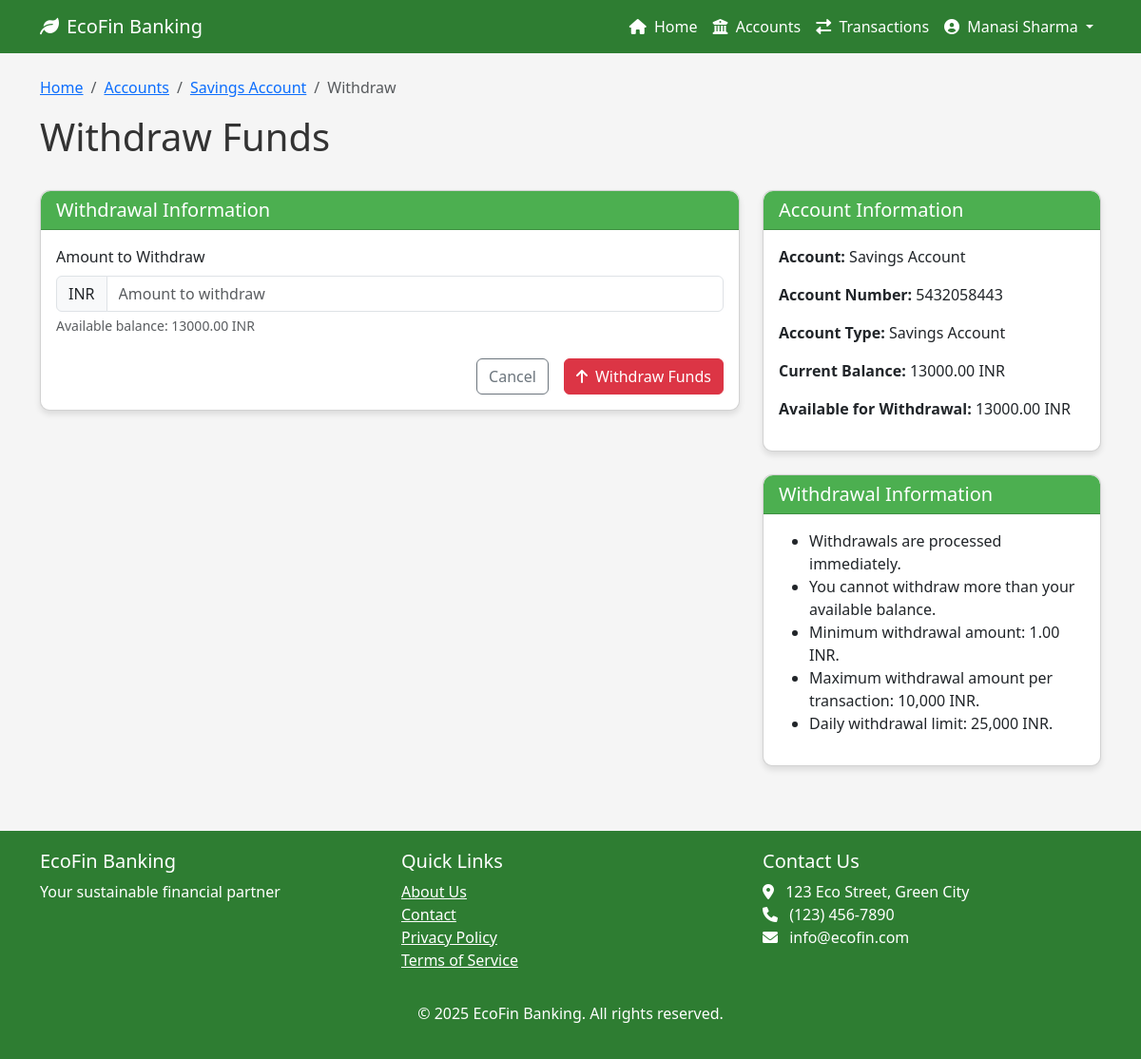
The page /banking/accounts/5432058443/withdraw/ (signed in) on the database its author committed.
### accounts/models.py (models this page shows, shortened)
class User(AbstractUser):
    username = None
    email = models.EmailField(_('email address'), unique=True)
    first_name = models.CharField(_('first name'), max_length=30)
    last_name = models.CharField(_('last name'), max_length=30)
    date_joined = models.DateTimeField(_('date joined'), auto_now_add=True)
    is_active = models.BooleanField(_('active'), default=True)
    phone_number = models.CharField(max_length=15, blank=True, null=True)
    profile_picture = models.ImageField(upload_to='profile_pictures/', blank=True, null=True)
    date_of_birth = models.DateField(blank=True, null=True)
    address = models.TextField(blank=True, null=True)
    USERNAME_FIELD = 'email'
    REQUIRED_FIELDS = ['first_name', 'last_name']
    objects = UserManager()
    def get_full_name(self):
        return f"{self.first_name} {self.last_name}"

### banking/models.py (models this page shows, shortened)
class Account(models.Model):
    CURRENCY_CHOICES = [
        ('USD', 'US Dollar'),
        ('EUR', 'Euro'),
        ('GBP', 'British Pound'),
        ('JPY', 'Japanese Yen'),
        ('CAD', 'Canadian Dollar'),
        ('AUD', 'Australian Dollar'),
        ('INR', 'Indian Rupee'),
    ]
    STATUS_CHOICES = [
        ('active', 'Active'),
        ('inactive', 'Inactive'),
        ('frozen', 'Frozen'),
        ('closed', 'Closed'),
    ]
    account_number = models.CharField(max_length=20, unique=True)
    user = models.ForeignKey(settings.AUTH_USER_MODEL, on_delete=models.CASCADE, related_name='accounts')
    account_type = models.ForeignKey(AccountType, on_delete=models.CASCADE)
    balance = models.DecimalField(max_digits=12, decimal_places=2, default=0.00)
    currency = models.CharField(max_length=3, choices=CURRENCY_CHOICES, default='USD')
    status = models.CharField(max_length=10, choices=STATUS_CHOICES, default='active')
    created_at = models.DateTimeField(auto_now_add=True)
    updated_at = models.DateTimeField(auto_now=True)
    nickname = models.CharField(max_length=100, blank=True, null=True)

class AccountType(models.Model):
    name = models.CharField(max_length=50)
    description = models.TextField()
    interest_rate = models.DecimalField(max_digits=5, decimal_places=2, default=0.00)
    minimum_balance = models.DecimalField(max_digits=10, decimal_places=2, default=0.00)
    maintenance_fee = models.DecimalField(max_digits=10, decimal_places=2, default=0.00)

### banking/views.py (the view)
# urls.py: path('accounts/<str:account_number>/withdraw/', views.account_withdraw, name='account_withdraw'),
@login_required
def account_withdraw(request, account_number):
    account = get_object_or_404(Account, account_number=account_number, user=request.user)
    if request.method == 'POST':
        form = WithdrawForm(request.POST)
        if form.is_valid():
            amount = form.cleaned_data['amount']
            try:
                account.withdraw(amount)
                messages.success(request, f'Successfully withdrew {amount} from account {account.account_number}')
                return redirect('banking:account_detail', account_number=account.account_number)
            except ValueError as e:
                messages.error(request, str(e))
    else:
        form = WithdrawForm()
    context = {
        'form': form,
        'account': account,
    }
    return render(request, 'banking/account_withdraw.html', context)

### banking/forms.py
class WithdrawForm(forms.Form):
    amount = forms.DecimalField(
        min_value=0.01,
        max_digits=12,
        decimal_places=2,
        widget=forms.NumberInput(attrs={'class': 'form-control', 'placeholder': 'Amount to withdraw'})
    )

### templates/banking/account_withdraw.html (shortened to what this page needs)
{% extends 'base.html' %}
{% block content %}
<div class="row mb-4">
    <div class="col-md-12">
        <nav aria-label="breadcrumb">
            <ol class="breadcrumb">
                <li class="breadcrumb-item"><a href="{% url 'banking:home' %}">Home</a></li>
                <li class="breadcrumb-item"><a href="{% url 'banking:account_list' %}">Accounts</a></li>
                <li class="breadcrumb-item"><a href="{% url 'banking:account_detail' account_number=account.account_number %}">{{ account.nickname|default:account.account_type.name }}</a></li>
                <li class="breadcrumb-item active" aria-current="page">Withdraw</li>
            </ol>
        </nav>
        <h1>Withdraw Funds</h1>
    </div>
</div>
<div class="row">
    <div class="col-md-8">
        <div class="card">
            <div class="card-header">
                <h5 class="mb-0">Withdrawal Information</h5>
            </div>
            <div class="card-body">
                <form method="post">
                    <div class="mb-4">
                        <label for="{{ form.amount.id_for_label }}" class="form-label">Amount to Withdraw</label>
                        <div class="input-group">
                            <span class="input-group-text">{{ account.currency }}</span>
                            {{ form.amount }}
                        </div>
                        <div class="form-text">Available balance: {{ account.balance|floatformat:2 }} {{ account.currency }}</div>
                    </div>
                    <div class="d-grid gap-2 d-md-flex justify-content-md-end">
                        <a href="{% url 'banking:account_detail' account_number=account.account_number %}" class="btn btn-outline-secondary me-md-2">Cancel</a>
                        <button type="submit" class="btn btn-danger">
                            <i class="fas fa-arrow-up me-2"></i>Withdraw Funds
                        </button>
                    </div>
                </form>
            </div>
        </div>
    </div>
    <div class="col-md-4">
        <div class="card">
            <div class="card-header">
                <h5 class="mb-0">Account Information</h5>
            </div>
            <div class="card-body">
                <p><strong>Account:</strong> {{ account.nickname|default:account.account_type.name }}</p>
                <p><strong>Account Number:</strong> {{ account.account_number }}</p>
                <p><strong>Account Type:</strong> {{ account.account_type.name }}</p>
                <p><strong>Current Balance:</strong> {{ account.balance|floatformat:2 }} {{ account.currency }}</p>
                <p><strong>Available for Withdrawal:</strong> {{ account.balance|floatformat:2 }} {{ account.currency }}</p>
            </div>
        </div>
        <div class="card mt-4">
            <div class="card-header">
                <h5 class="mb-0">Withdrawal Information</h5>
            </div>
            <div class="card-body">
                <ul>
                    <li>Withdrawals are processed immediately.</li>
                    <li>You cannot withdraw more than your available balance.</li>
                    <li>Minimum withdrawal amount: 1.00 {{ account.currency }}.</li>
                    <li>Maximum withdrawal amount per transaction: 10,000 {{ account.currency }}.</li>
                    <li>Daily withdrawal limit: 25,000 {{ account.currency }}.</li>
                </ul>
            </div>
        </div>
    </div>
</div>
{% endblock %}

### templates/base.html (shortened to what this page needs)
<!DOCTYPE html>
<html lang="en">
<head>
    <link href="https://cdn.jsdelivr.net/npm/bootstrap@5.3.0-alpha1/dist/css/bootstrap.min.css" rel="stylesheet">
    <link rel="stylesheet" href="https://cdnjs.cloudflare.com/ajax/libs/font-awesome/6.0.0/css/all.min.css">
</head>
<body>
    <nav class="navbar navbar-expand-lg navbar-dark">
        <div class="container">
            <a class="navbar-brand" href="{% url 'banking:home' %}">
                <i class="fas fa-leaf me-2"></i>EcoFin Banking
            </a>
            <div class="collapse navbar-collapse" id="navbarNav">
                <ul class="navbar-nav ms-auto">
                    {% if user.is_authenticated %}
                        <li class="nav-item">
                            <a class="nav-link" href="{% url 'banking:home' %}">
                                <i class="fas fa-home me-1"></i> Home
                            </a>
                        </li>
                        <li class="nav-item">
                            <a class="nav-link" href="{% url 'banking:account_list' %}">
                                <i class="fas fa-university me-1"></i> Accounts
                            </a>
                        </li>
                        <li class="nav-item">
                            <a class="nav-link" href="{% url 'banking:transaction_list' %}">
                                <i class="fas fa-exchange-alt me-1"></i> Transactions
                            </a>
                        </li>
                        <li class="nav-item dropdown">
                            <a class="nav-link dropdown-toggle" href="#" id="userDropdown" role="button" data-bs-toggle="dropdown">
                                <i class="fas fa-user-circle me-1"></i> {{ user.get_full_name|default:user.email }}
                            </a>
                        </li>
                    {% endif %}
                </ul>
            </div>
        </div>
    </nav>
    <div class="container mt-4">
        {% block content %}{% endblock %}
    </div>
    <footer class="mt-5">
        <div class="container">
            <div class="row">
                <div class="col-md-4">
                    <h5>EcoFin Banking</h5>
                    <p>Your sustainable financial partner</p>
                </div>
                <div class="col-md-4">
                    <h5>Quick Links</h5>
                    <ul class="list-unstyled">
                        <li><a href="#" class="text-white">About Us</a></li>
                        <li><a href="#" class="text-white">Contact</a></li>
                        <li><a href="#" class="text-white">Privacy Policy</a></li>
                        <li><a href="#" class="text-white">Terms of Service</a></li>
                    </ul>
                </div>
                <div class="col-md-4">
                    <h5>Contact Us</h5>
                    <address class="text-white">
                        <i class="fas fa-map-marker-alt me-2"></i> 123 Eco Street, Green City<br>
                        <i class="fas fa-phone me-2"></i> (123) 456-7890<br>
                        <i class="fas fa-envelope me-2"></i> info@ecofin.com
                    </address>
                </div>
            </div>
            <div class="text-center mt-3">
                <p>&copy; {% now "Y" %} EcoFin Banking. All rights reserved.</p>
            </div>
        </div>
    </footer>
</body>
</html>

### templates/base.html (style rules this page uses)
:root { --primary-color: #2E7D32; --secondary-color: #4CAF50; --accent-color: #8BC34A; --text-color: #333; --light-bg: #F5F5F5; }
body { font-family: 'Segoe UI', Tahoma, Geneva, Verdana, sans-serif; color: var(--text-color); background-color: var(--light-bg); }
.navbar { background-color: var(--primary-color); }
.navbar-brand, .nav-link { color: white !important; }
.card { border-radius: 10px; box-shadow: 0 4px 6px rgba(0, 0, 0, 0.1); margin-bottom: 20px; }
.card-header { background-color: var(--secondary-color); color: white; border-radius: 10px 10px 0 0 !important; }
footer { background-color: var(--primary-color); color: white; padding: 20px 0; margin-top: 50px; }

### rows shown on the page
User: get_full_name "Manasi Sharma"
Account: nickname "Savings Account", currency "INR", balance "13000.00", account_number "5432058443", account_type.name "Savings Account"
